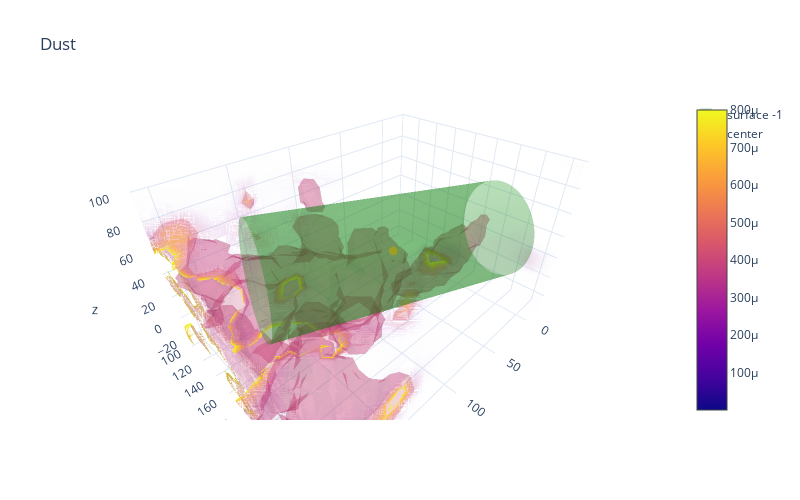

This figure's notebook cell:
### Code cell
x_range = (np.min((np.min(xx), np.min(xt))), np.max((np.max(xx), np.max(xt))))
y_range = (np.min((np.min(yy), np.min(yt))), np.max((np.max(yy), np.max(yt))))
z_range = (np.min((np.min(zz), np.min(zt))), np.max((np.max(zz), np.max(zt))))

yscale = (np.max(y_range)-np.min(y_range))/(np.max(z_range)-np.min(z_range))
xscale = (np.max(x_range)-np.min(x_range))/(np.max(z_range)-np.min(z_range))

#Visualize the result
layout_3d = go.Layout(
    template = "plotly_white",
    #paper_bgcolor = "black",
    #plot_bgcolor = "black",
    title = "Dust",
    scene = dict(
        aspectmode = 'manual',
        aspectratio = dict(x = xscale, y = yscale, z = 1),
        xaxis = dict(title = "x", range = x_range),
        yaxis = dict(title = "y", range = y_range),
        zaxis = dict(title = "z", range = z_range),
    ),
    height=500,
    width=800
)

fig_3d_dust = go.Figure(data = (volume_grid_flat, cyl, center), layout = layout_3d)
fig_3d_dust.write_html(plot_save_directory + "Cylindertest.html")
fig_3d_dust.show()

### Figure 1 — Plotly figure (JSON) as saved in the notebook; plotly's stock layout.template omitted (floating-point values rounded to 4 significant figures; data arrays with more than 128 entries replaced by an {"elided": "..."} marker saying what was removed)
{"data": [{"flatshading": true, "isomax": 0.0008, "isomin": 1e-06, "opacityscale": [[0, 0], [1, 1]], "surface": {"count": 1, "show": true}, "type": "volume", "value": {"elided": "6048 float values"}, "x": {"elided": "6048 int values"}, "y": {"elided": "6048 int values"}, "z": {"elided": "6048 int values"}}, {"colorscale": [[0, "green"], [1, "green"]], "name": "surface -1", "opacity": 0.3, "showlegend": true, "showscale": false, "type": "surface", "x": {"elided": "90x105 float values"}, "y": {"elided": "90x105 float values"}, "z": {"elided": "90x105 float values"}}, {"marker": {"color": "yellow", "size": 3}, "mode": "markers", "name": "center", "type": "scatter3d", "x": [80], "y": [190], "z": [40]}], "layout": {"height": 500, "scene": {"aspectmode": "manual", "aspectratio": {"x": 1.826, "y": 1.308, "z": 1}, "xaxis": {"range": [-27.42, 210], "title": {"text": "x"}}, "yaxis": {"range": [100, 270], "title": {"text": "y"}}, "zaxis": {"range": [-30, 100], "title": {"text": "z"}}}, "title": {"text": "Dust"}, "width": 800}}
